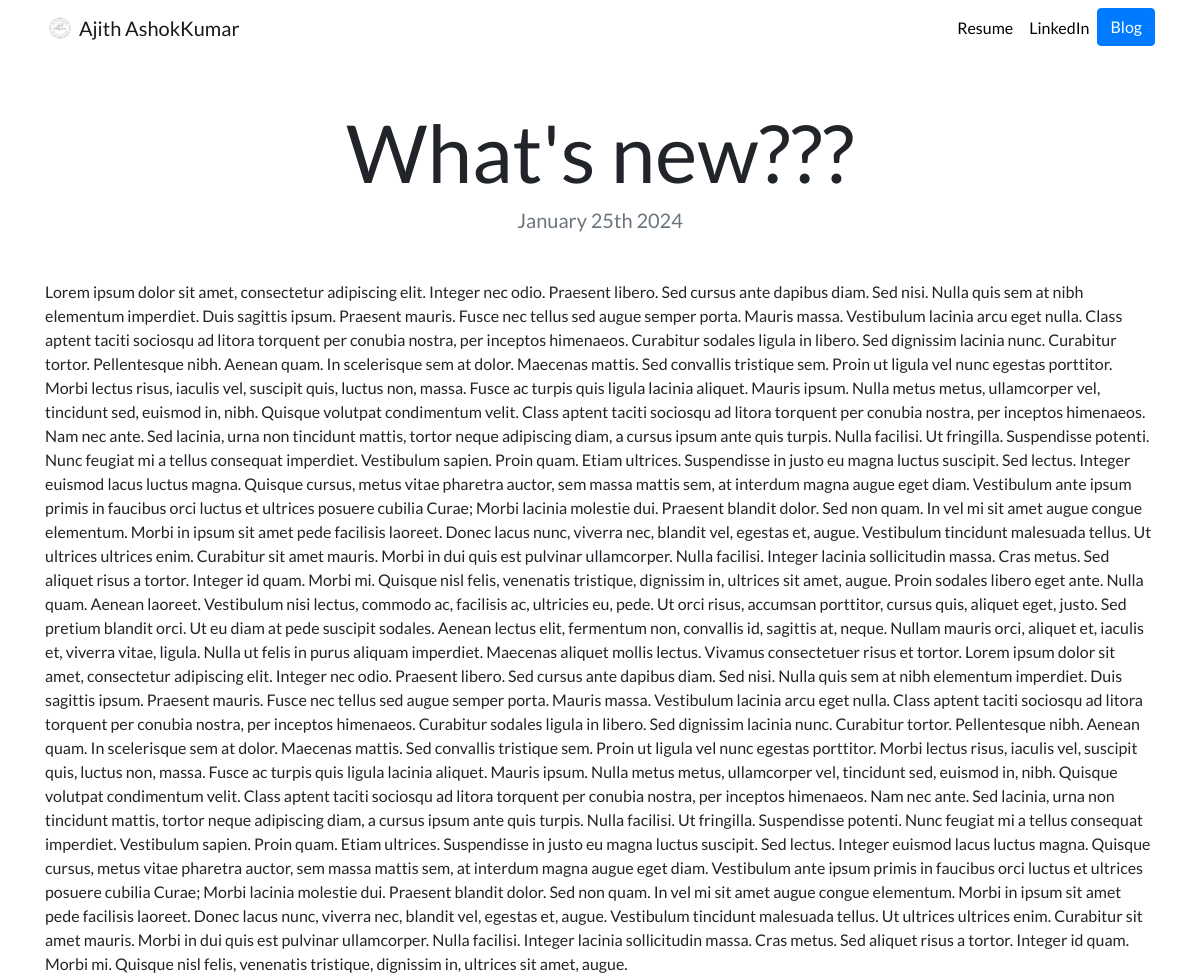
Page /blog/3/ on the committed database.
### blog/models.py (models this page shows, shortened)
class Blog(models.Model):
    title = models.CharField(max_length=200)
    date = models.DateField()
    description = models.TextField()

### blog/views.py (the view)
# urls.py: path('<int:blog_id>/', views.detail, name='detail'),
def detail(request, blog_id):
    blog = get_object_or_404(Blog, pk=blog_id) # pk - primary key
    return render(request, 'blog/detail.html', {'blog':blog})

### blog/templates/blog/detail.html
{% extends 'portfolio/base.html' %}
{% load static %}
{% block content %}
<h1 class="text-center mt-5" id="blogdetailtitle">{{ blog.title }}</h1>
<h5 class="text-center text-muted mb-5">{{ blog.date|date:'F jS Y' }}</h5>
{{ blog.description|safe }}
{% endblock %}

### portfolio/static/portfolio/custom.css (style rules this page uses)
body { font-family: 'Lato', sans-serif; }
@media (min-width: 992px) { #blogdetailtitle { font-size: 5rem; } }

### rows in the picture
Blog: title "What's new???", date "January 25th 2024", description "Lorem ipsum dolor sit amet, consectetur adipiscing elit. Integer nec odio. Praesent libero. Sed cursus ante dapibus diam. Sed nisi. Nulla quis sem at nibh elementum imperdiet. Duis sagittis ipsum. Praesent mauris. Fusce nec tellus sed augue semper porta. Mauris massa. Vestibulum lacinia arcu eget nulla. Class aptent taciti sociosqu ad litora torquent per conubia nostra, per inceptos himenaeos. Curabitur sodales ligula in libero. Sed dignissim lacinia nunc. Curabitur tortor. Pellentesque nibh. Aenean quam. In scelerisque sem at dolor. Maecenas mattis. Sed convallis tristique sem. Proin ut ligula vel nunc egestas porttitor. Morbi lectus risus, iaculis vel, suscipit quis, luctus non, massa.…"
